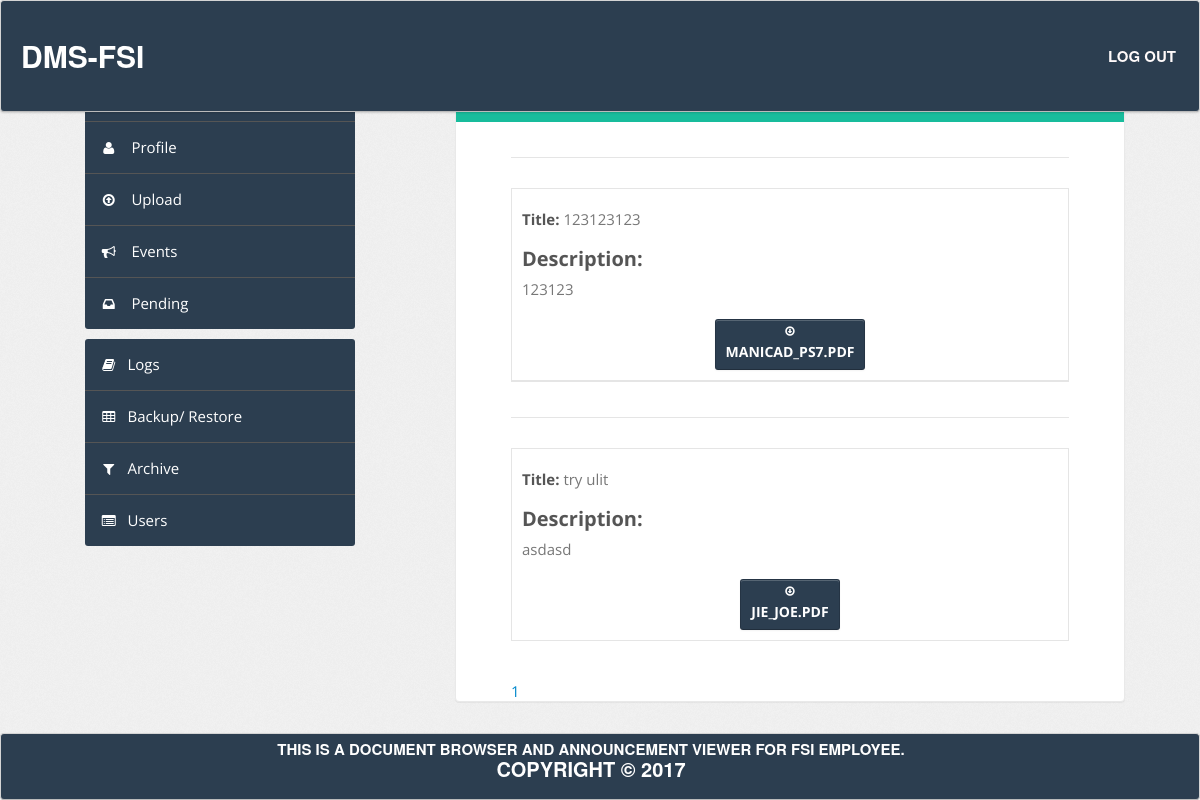
The page /user_management/admin/event.php (signed in) on the database its author committed.
### tables this page shows
CREATE TABLE IF NOT EXISTS `documents` (
  `id` int(11) NOT NULL,
  `name` varchar(100) NOT NULL,
  `path` varchar(400) NOT NULL,
  `page` varchar(3) NOT NULL,
  `description` varchar(500) NOT NULL,
  `date` datetime NOT NULL,
  `ODG_ID` int(2) NOT NULL DEFAULT '0',
  `CIRSS_ID` int(2) NOT NULL DEFAULT '0',
  `CPRSD_ID` int(2) NOT NULL DEFAULT '0',
  `AFSD_ID` int(2) NOT NULL DEFAULT '0',
  `SECTION_ID` int(2) NOT NULL,
  `fileName` varchar(100) NOT NULL,
  `adm_aprvl` int(1) NOT NULL,
  `user` varchar(100) NOT NULL
);

### user_management/admin/eventdata.php (the view, shortened to what this page needs)
<?php
	include('inc/db3.php');
	$page=$_GET["page"];
	if($page=="" || $page=="1")
	{
		$page1=0;
	}
	else
	{
		$page1=($page*5)-5;
	}
	$sql3 = "SELECT * FROM documents where page='1' order by date desc limit $page1,5";
	$sql33 = "SELECT * FROM documents where page='1' order by date desc ";
	$res3 = mysqli_query($con3,$sql3);
?>
<?php
	include('inc/db2.php');
	$sql2 = "SELECT * FROM admin WHERE user_id='".$_SESSION['user_id']."'";
	$res2 = mysqli_query($con2,$sql2);
?>
<?php
			while($row2 = mysqli_fetch_array($res2))
			{
				$sec_id         =$row2['SECTION_ID'];
				$odg			=$row2['ODG_ID'];
				while($row3 = mysqli_fetch_array($res3)){
					$user     			=$row3['user'];
					$upload_name        =$row3['name'];
					$file_name			=$row3['fileName'];
					$description		=$row3['description'];
					$doc_sec_id			=$row3['SECTION_ID'];
					$page          	    =$row3['page'];
					$path				=$row3['path'];
					$doc_odg			=$row3['ODG_ID'];
					$aprvl				=$row3['adm_aprvl'];
					if(($page == 1 )&& ($aprvl == 1) && ($sec_id == $doc_sec_id)){
						if(($odg == 1)&&($doc_odg== 1)){
					echo "
									<div class='media stream'>
									<div class='stream-list'>
									<div class='media-body'>";
								echo  "<p align='right'>
									".$date." <br></p><p style='font-size:25px'>" ,"<strong>".$user."<div  style='width:inherit;height:inherit;border:1px solid #E5E5E5; margin: 0 px 0px -10px; padding: 10px;'></strong></p><strong>Title:  </strong>"
									.$upload_name ."
									<p></br><strong>Description:</strong></p>"
									,"
									<div class='stream-text'>". $description . "
									</div></br>
								<div class='stream-options'><center>
												<a href='download_file.php?dow=$path' class='btn btn-small' >
													<i class='icon-download shaded'></i>
													<h6 class='stream-author'>".$file_name."</h6>
												</a></center>";
								echo "</div></div></div></div></div>";
					}
					}
				}
		}
		$res9 = mysqli_query($con3,$sql33);
		$cou = mysqli_num_rows($res9);
		$a = $cou/5;
		$a = ceil($a);
		echo "<br>";echo "<br>";
			for($b=1;$b<=$a;$b++)
			{
				?><a href="event.php?page=<?php echo $b; ?>" style="text-decoration:none"><?php echo $b." "; ?></a> <?php
			}
		?>

### assets/css/freelancer.css (style rules this page uses)
body { overflow-x: hidden; }
p { font-size: 20px; }
a, a:hover, a:focus, a:active, a.active { outline: 0; color: #18bc9c; }
h1, h2, h3, h4, h5, h6 { text-transform: uppercase; font-family: Montserrat,"Helvetica Neue",Helvetica,Arial,sans-serif; font-weight: 700; }

### assets/css/theme.css (style rules this page uses)
body { font-size: 15px; font-family: 'Open Sans', Arial, sans-serif; background: #fff; color: #777 }
h1, h3, h4, h5, h6 { color: #fff; margin-top: 0 }
h6 { font-size: 11px }
strong, b { color: #555 }
body [class^="icon-"], body [class*=" icon-"] { font-size: 14px; line-height: 20px; height: 20px }
.shaded { color: fff; }
.btn, .btn-box { -webkit-border-radius: 3px; -moz-border-radius: 3px; border-radius: 3px }
.btn [class^="icon-"], .btn-box [class^="icon-"], .btn [class*=" icon-"], .btn-box [class*=" icon-"] { min-width: 16px; text-align: center; display: inline-block!important }
.btn { font-size: 13px; font-weight: 600 }
.btn.btn-mini, .btn.btn-small { font-size: 11px }
.btn { display: inline-block; margin-bottom: 0; font-weight: 400; text-align: center; vertical-align: middle; cursor: pointer; background: #2C3E50; font-size: 13px; line-height: 1.42857; -webkit-user-select: none; -moz-user-select: none; -ms-user-select: none; user-select: none; }
.stream-list { border-top: 1px solid #e5e5e5; margin: 20px -15px -15px }
.stream { padding: 15px 15px }
.stream+.stream { border-top: 1px solid #e5e5e5; margin-top: 0 }
.stream-author { font-size: 14px; margin: 0 0 5px }
.stream-options a [class^="icon-"], .stream-options a [class*=" icon-"] { font-size: 11px!important }

### rows shown on the page
documents: name "123123123", description "123123", fileName "MANICAD_PS7.PDF"
documents: name "try ulit", description "asdasd", fileName "JIE_JOE.PDF"

### other values the page prints
$descfoot "THIS IS A DOCUMENT BROWSER AND ANNOUNCEMENT VIEWER FOR FSI EMPLOYEE."
$cp "COPYRIGHT"
